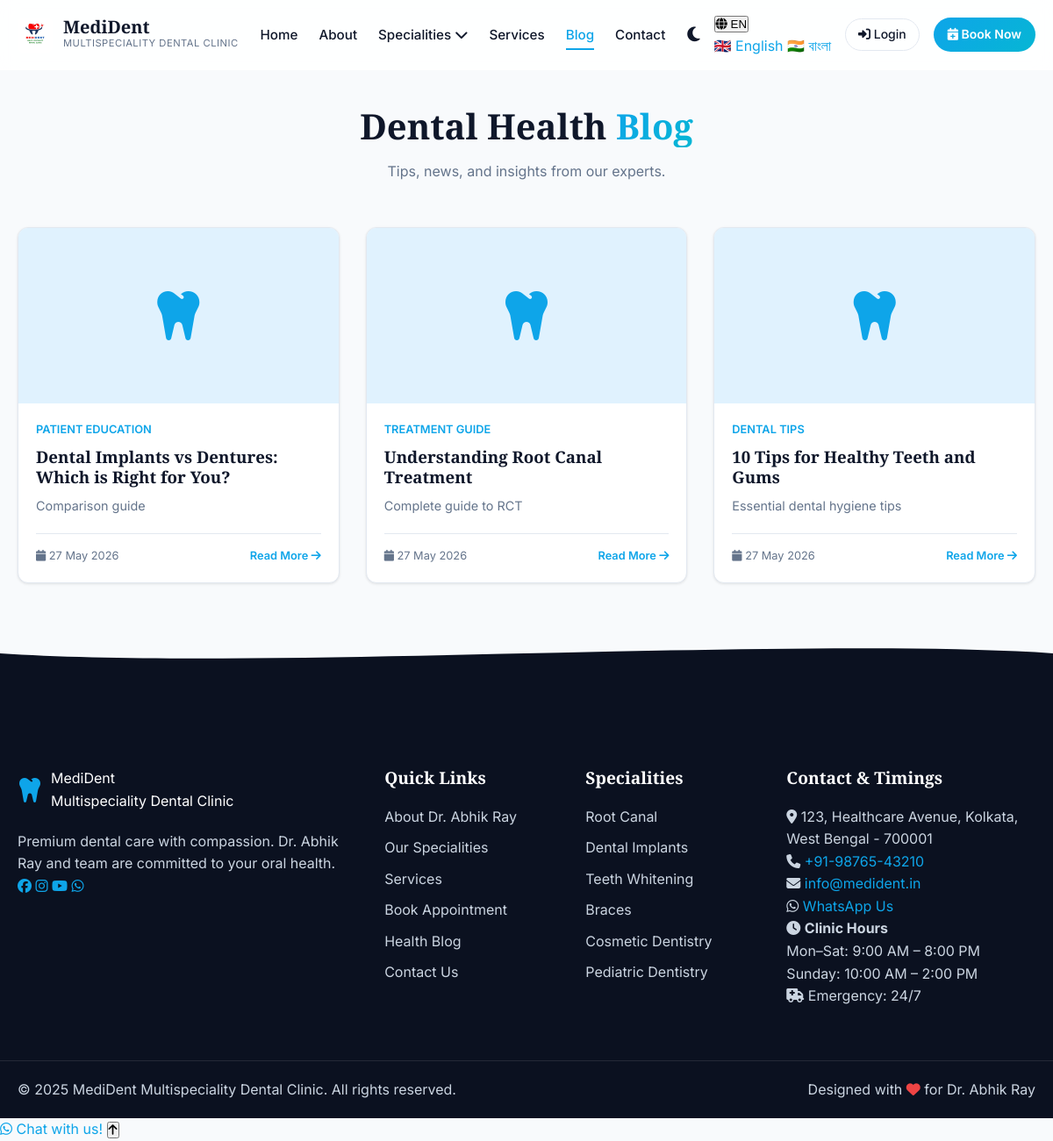
Page /blog on the committed database.
### models.py (models this page shows)
class BlogPost(db.Model):
    __tablename__ = 'blog_posts'
    id = db.Column(db.Integer, primary_key=True)
    title = db.Column(db.String(200), nullable=False)
    slug = db.Column(db.String(200), unique=True, nullable=False)
    excerpt = db.Column(db.Text)
    content = db.Column(db.Text, nullable=False)
    category = db.Column(db.String(100))
    tags = db.Column(db.String(200))
    author_id = db.Column(db.Integer, db.ForeignKey('users.id'))
    views = db.Column(db.Integer, default=0)
    is_published = db.Column(db.Boolean, default=False)
    published_at = db.Column(db.DateTime)
    created_at = db.Column(db.DateTime, default=datetime.utcnow)
    updated_at = db.Column(db.DateTime, default=datetime.utcnow, onupdate=datetime.utcnow)

### routes/public.py (the view)
@public_bp.route('/blog')
def blog():
    page = request.args.get('page', 1, type=int)
    category = request.args.get('category', '')
    search = request.args.get('search', '')
    query = BlogPost.query.filter_by(is_published=True)
    if category:
        query = query.filter_by(category=category)
    if search:
        query = query.filter(BlogPost.title.ilike(f'%{search}%'))
    posts = query.order_by(BlogPost.published_at.desc()).paginate(page=page, per_page=6, error_out=False)
    categories = db.session.query(BlogPost.category).distinct().filter(BlogPost.is_published==True).all()
    return render_template('blog.html', posts=posts, categories=categories, search=search, current_category=category)

### templates/blog.html (shortened to what this page needs)
{% extends "base.html" %}
{% block content %}
<section class="section" style="padding-top: 120px;">
    <div class="container">
        <div class="section-header">
            <h2 class="section-title">Dental Health <span class="gradient-text">Blog</span></h2>
            <p class="section-subtitle">Tips, news, and insights from our experts.</p>
        </div>
        <div style="display: grid; grid-template-columns: repeat(auto-fill, minmax(350px, 1fr)); gap: 30px;">
            {% for post in posts.items %}
            <a href="{{ url_for('public.blog_post', slug=post.slug) }}" class="card" style="padding: 0; overflow: hidden; display: flex; flex-direction: column;">
                <div style="height: 200px; background: var(--primary-light); color: var(--primary); display: flex; align-items: center; justify-content: center; font-size: 4rem;">
                    <i class="fas fa-tooth"></i>
                </div>
                <div style="padding: 20px; flex: 1; display: flex; flex-direction: column;">
                    <span style="font-size: 0.8rem; font-weight: 600; color: var(--primary); text-transform: uppercase; margin-bottom: 10px;">{{ post.category }}</span>
                    <h3 style="margin-bottom: 10px;">{{ post.title }}</h3>
                    <p style="color: var(--text-muted); font-size: 0.9rem; margin-bottom: 20px; flex: 1;">{{ post.excerpt }}</p>
                    <div style="display: flex; justify-content: space-between; align-items: center; font-size: 0.8rem; color: var(--text-muted); border-top: 1px solid var(--border-color); padding-top: 15px;">
                        <span><i class="fas fa-calendar"></i> {{ post.published_at.strftime('%d %b %Y') if post.published_at else '' }}</span>
                        <span style="color: var(--primary); font-weight: 600;">Read More <i class="fas fa-arrow-right"></i></span>
                    </div>
                </div>
            </a>
            {% else %}
            <p class="text-center text-muted" style="grid-column: 1 / -1;">No blog posts available.</p>
            {% endfor %}
        </div>
    </div>
</section>
{% endblock %}

### static/css/main.css (style rules this page uses)
:root { --primary: #0EA5E9; --primary-dark: #0284C7; --primary-light: #E0F2FE; --secondary: #06B6D4; --accent: #38BDF8; --dark: #0F172A; --darker: #0B1120; --light: #F8FAFC; --white: #FFFFFF; --gray: #64748B; --gray-light: #CBD5E1; --gray-dark: #334155; --success: #10B981; --warning: #F59E0B; --danger: #EF4444; --info: #3B82F6; --bg-color: var(--light); --surface-color: var(--white); --text-main: var(--dark); --text-muted: var(--gray); --border-color: #E2E8F0; --shadow-sm: 0 1px 3px rgba(0,0,0,0.1); --shadow-md: 0 4px 6px -1px rgba(0,0,0,0.1); --shadow-lg: 0 10px 15px -3px rgba(0,0,0,0.1); --shadow-glow: 0 0 20px rgba(14, 165, 233, 0.3); --glass-bg: rgba(255, 255, 255, 0.85); --glass-border: rgba(255, 255, 255, 0.4); --font-sans: 'Inter', system-ui, sans-serif; --font-serif: 'Playfair Display', serif; --nav-height: 80px; --container-width: 1200px; --radius-sm: 8px; --radius-md: 12px; --radius-lg: 20px; --radius-full: 9999px; --trans-fast: 0.2s ease; --trans-normal: 0.3s ease; --trans-slow: 0.5s ease; }
* { margin: 0; padding: 0; box-sizing: border-box; }
body { font-family: var(--font-sans); background-color: var(--bg-color); color: var(--text-main); line-height: 1.6; transition: background-color var(--trans-normal), color var(--trans-normal); overflow-x: hidden; }
h1, h2, h3, h4, h5, h6 { font-family: var(--font-serif); font-weight: 700; line-height: 1.2; color: var(--text-main); }
a { text-decoration: none; color: var(--primary); transition: color var(--trans-fast); }
.container { max-width: var(--container-width); margin: 0 auto; padding: 0 20px; }
.section { padding: 80px 0; }
.gradient-text { background: linear-gradient(135deg, var(--primary), var(--secondary)); -webkit-background-clip: text; -webkit-text-fill-color: transparent; display: inline-block; }

### static/css/sections.css (style rules this page uses)
.section-header { text-align: center; margin-bottom: 50px; }
.section-title { font-size: 2.5rem; margin-bottom: 15px; }
.section-subtitle { color: var(--text-muted); max-width: 600px; margin: 0 auto; }

### static/css/forms.css (style rules this page uses)
.card { background: var(--surface-color); border-radius: var(--radius-md); box-shadow: var(--shadow-sm); border: 1px solid var(--border-color); padding: 20px; margin-bottom: 20px; }

### rows in the picture
BlogPost: category "PATIENT EDUCATION", title "Dental Implants vs Dentures: Which is Right for You?", excerpt "Comparison guide", published_at "27 May 2026"
BlogPost: category "TREATMENT GUIDE", title "Understanding Root Canal Treatment", excerpt "Complete guide to RCT", published_at "27 May 2026"
BlogPost: category "DENTAL TIPS", title "10 Tips for Healthy Teeth and Gums", excerpt "Essential dental hygiene tips", published_at "27 May 2026"

### other values in the picture
{{ CLINIC_ADDRESS }} "123, Healthcare Avenue, Kolkata, West Bengal - 700001"
{{ CLINIC_PHONE }} "+91-98765-43210"
{{ CLINIC_EMAIL }} "info@medident.in"
{{ now.year if now else 2025 }} "2025"
